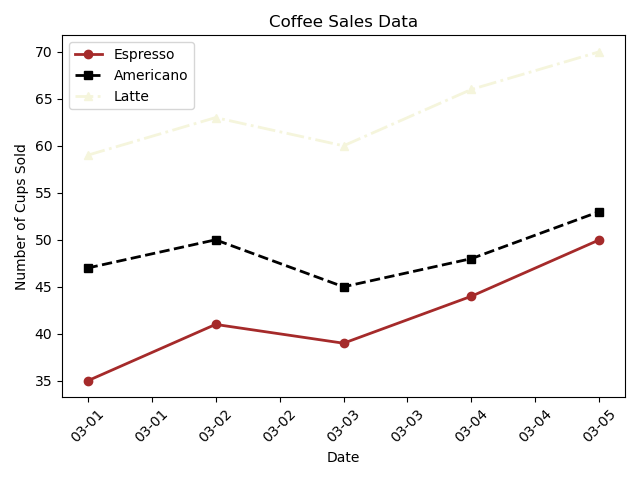

Here is the Python script that generated this plot:

import matplotlib.pyplot as plt
import pandas as pd
from matplotlib.dates import DateFormatter

# Your data
data = [
    {'Date': '2023-03-01', 'Espresso': 35, 'Americano': 47, 'Latte': 59},
    {'Date': '2023-03-02', 'Espresso': 41, 'Americano': 50, 'Latte': 63},
    {'Date': '2023-03-03', 'Espresso': 39, 'Americano': 45, 'Latte': 60},
    {'Date': '2023-03-04', 'Espresso': 44, 'Americano': 48, 'Latte': 66},
    {'Date': '2023-03-05', 'Espresso': 50, 'Americano': 53, 'Latte': 70}
]

# Convert to DataFrame
df = pd.DataFrame(data)
df['Date'] = pd.to_datetime(df['Date'])

# Start plotting
fig, ax = plt.subplots()

# Plotting each coffee type with a unique style
ax.plot(df['Date'], df['Espresso'], color='brown', marker='o', linestyle='-', linewidth=2, label='Espresso')
ax.plot(df['Date'], df['Americano'], color='black', marker='s', linestyle='--', linewidth=2, label='Americano')
ax.plot(df['Date'], df['Latte'], color='beige', marker='^', linestyle='-.', linewidth=2, label='Latte')

# Set the title and labels
ax.set_title('Coffee Sales Data')
ax.set_xlabel('Date')
ax.set_ylabel('Number of Cups Sold')

# Format the x-axis to display dates properly
date_form = DateFormatter("%m-%d")
ax.xaxis.set_major_formatter(date_form)

# Rotate date labels to avoid overlap
plt.xticks(rotation=45)

# Adding a legend to differentiate each line
ax.legend()

# Adjust layout to prevent clipping of the tick-labels
plt.tight_layout()

# Show the plot
plt.show()
